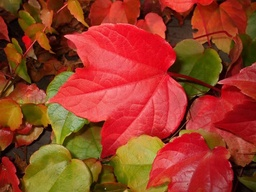
#> input picture opencv/image/red-and-green-leavs-of-autumn-jpg.jpg, 256 x 192 px, shrunk from 496 x 372 before the run, found by its file name
$ python 25.oil_painting_effect.py
#> lines starting #> are read from the running program, lines starting #| are printed output that depends on the picture
#> further down, img is the input picture: shape (192, 256, 3); mean B, G, R 38.3, 62.1, 152.6
import cv2 as cv
import numpy as np

def oil_painting_effect(src, radius, levels):
#> called with radius = 4, levels = 8
	dst = np.zeros(src.shape, src.dtype)
	gray = cv.cvtColor(src, cv.COLOR_BGR2GRAY)
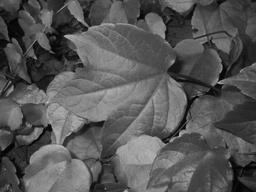
#> gray: shape (192, 256); min 2, max 196, mean 86.5

	for i in range(src.shape[0]):
		print(i)
		for j in range(src.shape[1]):
			hist = np.zeros(levels) # 이웃하는 픽셀들의 히스토그램을 저장할 변수
			bgr_sum = np.zeros((levels,3)) # 이웃하는 픽셀들의 컬러값의 합을 저장할 변수
			# 이웃하는 모든 픽셀들을 방분하며 히스토그램과 각 구간의 컬러의 합을 계산
			for u in range( max(i-radius,0), min(i+radius+1, src.shape[0]) ):
				for v in range( max(j-radius,0), min(j+radius+1, src.shape[1]) ):
					# 해당 히스토그램 상자의 인덱스 계산
					level = gray[u,v] * levels // 256
					hist[level] += 1 # 히스토그램 누적
					bgr_sum[level] += src[u,v]# 컬러의 합 누적
			max_idx = np.argmax(hist) # 히스토 그램의 값이 가장 큰 인덱스
			# 가장 많은 픽셀들이 속한 히스토드램 구간에 있는 픽셀들의 평균 컬러 값
			dst[i,j] = bgr_sum[max_idx] // hist[max_idx]
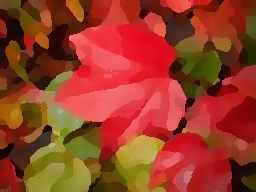
#> dst: shape (192, 256, 3); mean B, G, R 37, 60.9, 151.7

	return dst

img = cv.imread('red-and-green-leavs-of-autumn-jpg.jpg')

radius, levels = 4, 8
effect = oil_painting_effect(img, radius, levels)

cv.imshow('img', img)
cv.imshow('effect', effect)
cv.waitKey()
